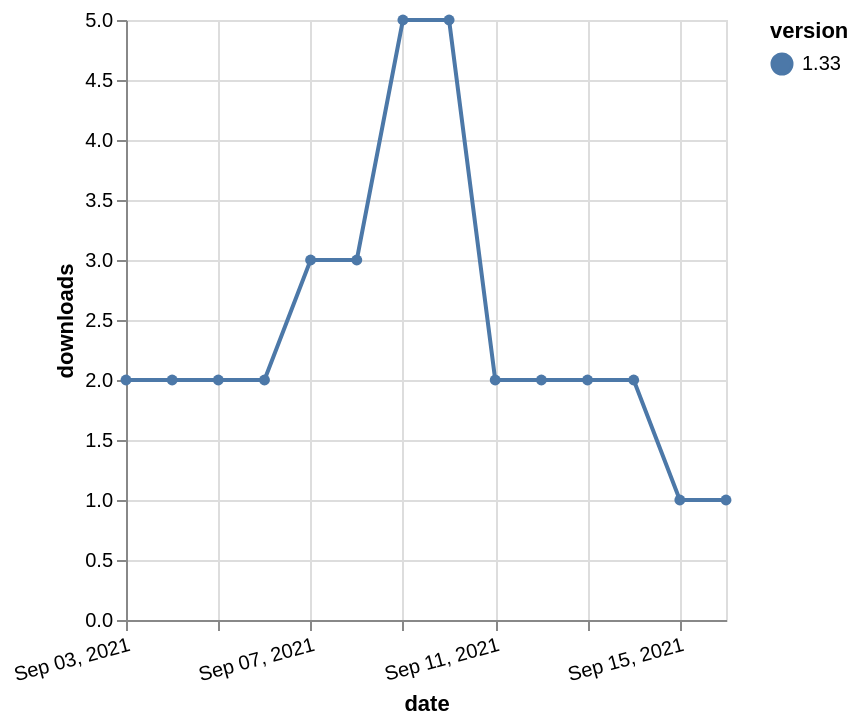

Write the Vega-Lite specification saved for this chart.
### Vega-Lite specification from a JSON file in a GitHub repository (floating-point values rounded to 4 significant figures)
{"$schema": "https://vega.github.io/schema/vega-lite/v5.json", "description": "A simple bar chart with embedded data.", "data": {"values": [{"date": "2021-09-03", "total": 701, "delta": 2, "version": "1.33"}, {"date": "2021-09-04", "total": 703, "delta": 2, "version": "1.33"}, {"date": "2021-09-05", "total": 705, "delta": 2, "version": "1.33"}, {"date": "2021-09-06", "total": 707, "delta": 2, "version": "1.33"}, {"date": "2021-09-07", "total": 710, "delta": 3, "version": "1.33"}, {"date": "2021-09-08", "total": 713, "delta": 3, "version": "1.33"}, {"date": "2021-09-09", "total": 718, "delta": 5, "version": "1.33"}, {"date": "2021-09-10", "total": 723, "delta": 5, "version": "1.33"}, {"date": "2021-09-11", "total": 725, "delta": 2, "version": "1.33"}, {"date": "2021-09-12", "total": 727, "delta": 2, "version": "1.33"}, {"date": "2021-09-13", "total": 729, "delta": 2, "version": "1.33"}, {"date": "2021-09-14", "total": 731, "delta": 2, "version": "1.33"}, {"date": "2021-09-15", "total": 732, "delta": 1, "version": "1.33"}, {"date": "2021-09-16", "total": 733, "delta": 1, "version": "1.33"}]}, "width": "container", "mark": {"type": "line", "point": {"filled": true}}, "encoding": {"x": {"field": "date", "type": "temporal", "timeUnit": "yearmonthdate", "title": "date", "axis": {"labelAngle": -15}}, "y": {"field": "delta", "type": "quantitative", "title": "downloads"}, "color": {"field": "version", "type": "nominal"}, "tooltip": {"field": "delta"}}}
